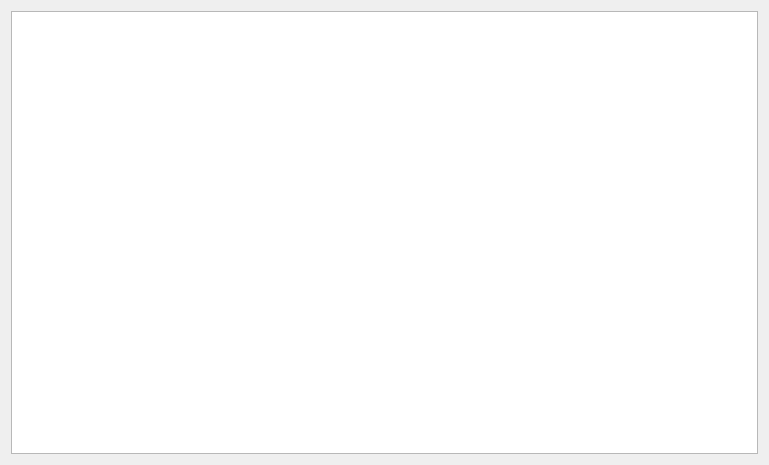
<?xml version="1.0" encoding="UTF-8"?>
<ui version="4.0">
 <class>Widget</class>
 <widget class="QWidget" name="Widget">
  <property name="geometry">
   <rect>
    <x>0</x>
    <y>0</y>
    <width>769</width>
    <height>465</height>
   </rect>
  </property>
  <property name="windowTitle">
   <string>Widget</string>
  </property>
  <layout class="QGridLayout" name="gridLayout">
   <item row="0" column="0">
    <widget class="ListViewPro" name="listView">
     <property name="styleSheet">
      <string notr="true">QScrollBar{width:0;height:0}</string>
     </property>
    </widget>
   </item>
  </layout>
 </widget>
 <customwidgets>
  <customwidget>
   <class>ListViewPro</class>
   <extends>QListView</extends>
   <header>listviewpro.h</header>
  </customwidget>
 </customwidgets>
 <resources/>
 <connections/>
</ui>
